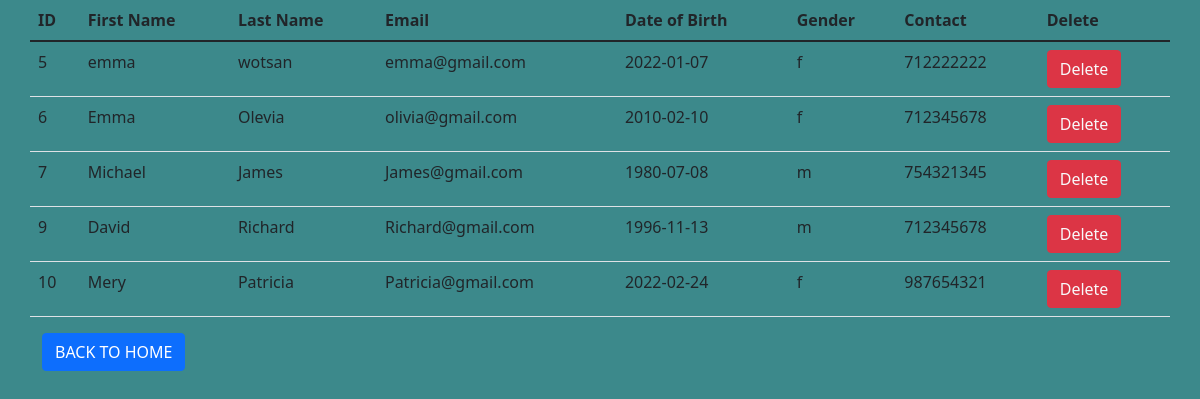
Page /admin/home.php on the committed database.
### tables this page shows
CREATE TABLE `users` (
  `id` int(11) NOT NULL,
  `email` varchar(255) NOT NULL,
  `password` varchar(255) NOT NULL,
  `name` varchar(255) NOT NULL,
  `uname` varchar(255) NOT NULL,
  `dob` date DEFAULT NULL,
  `gender` enum('m','f') NOT NULL,
  `contact` bigint(10) NOT NULL
);

### admin/home.php (the view, shortened to what this page needs)
<?php
    include "../db_config.php";
?>
<!DOCTYPE html>
<html lang="en">
<head>
    <link rel = "stylesheet" href = "../css/bootstrap.css">
    <link rel = "stylesheet" href = "style.css">
</head>
<body>
    <div class="container vh-100">
        <div class="row justify-content-center">
        <table class="table">
        <thead class="thead-dark">
            <tr>
                <th>ID</th>
                <th>First Name</th>
                <th>Last Name</th>
                <th>Email</th>
                <th>Date of Birth</th>
                <th>Gender</th>
                <th>Contact</th>
                <th>Delete</th>
            </tr>
        </thead>
            <?php
                            $sql = "SELECT id,name,uname,email,dob,gender,contact from users";
                            $result = mysqli_query($conn, $sql);
                            if(mysqli_num_rows($result) > 0 ){
                                while($row = mysqli_fetch_assoc($result)){
                                    $id=$row['id'];
                                    echo "<tr>
                                    <td>".$id."</td>
                                    <td>" . $row["name"]."</td>
                                    <td>" . $row["uname"]."</td>
                                    <td>" . $row["email"] ."</td>
                                    <td>" . $row["dob"]."</td>
                                    <td>" . $row["gender"] ."</td>
                                    <td>" . $row["contact"] ."</td>
                                    <td><a href='delete.php?id=".$id."' class='text-light' style='text-decoration:none'><button type='button' class='btn btn-danger'>Delete</a></td>
                                    </tr>";
                                }
                                echo "</table>";
                            }
                            else{
                                echo "0 result";
                            }
                        ?>
                    <div class="button">
                    <a href="../index.php"><button type="button" class="btn btn-primary">BACK TO HOME</button></a>
                    </div>
        </div>
    </div>
</body>
</html>

### admin/style.css (style rules this page uses)
body { background: rgb(60, 137, 139); }

### rows in the picture
users: id "5", name "emma", uname "wotsan", email "emma@gmail.com", dob "2022-01-07", gender "f", contact "712222222"
users: id "6", name "Emma", uname "Olevia", email "olivia@gmail.com", dob "2010-02-10", gender "f", contact "712345678"
users: id "7", name "Michael", uname "James", email "James@gmail.com", dob "1980-07-08", gender "m", contact "754321345"
users: id "9", name "David", uname "Richard", email "Richard@gmail.com", dob "1996-11-13", gender "m", contact "712345678"
users: id "10", name "Mery", uname "Patricia", email "Patricia@gmail.com", dob "2022-02-24", gender "f", contact "987654321"
